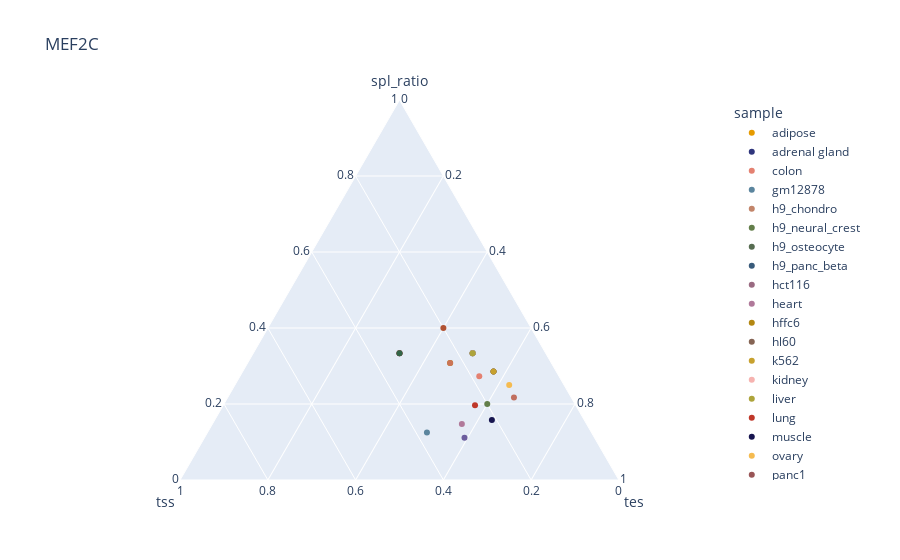

The notebook cell this image was saved under:
### Code cell
plot_gene_ternary(counts, 'MEF2C')

### Figure 1 — Plotly figure (JSON) as saved in the notebook; plotly's stock layout.template omitted (floating-point values rounded to 4 significant figures)
{"data": [{"a": [2], "b": [1], "c": [4], "hovertemplate": "<b>%{hovertext}</b><br><br>sample=adipose<br>spl_ratio=%{a}<br>tss=%{b}<br>tes=%{c}<extra></extra>", "hovertext": ["adipose"], "legendgroup": "adipose", "marker": {"color": "#e69b00", "symbol": "circle"}, "mode": "markers", "name": "adipose", "showlegend": true, "subplot": "ternary", "type": "scatterternary"}, {"a": [2], "b": [1], "c": [4], "hovertemplate": "<b>%{hovertext}</b><br><br>sample=adrenal gland<br>spl_ratio=%{a}<br>tss=%{b}<br>tes=%{c}<extra></extra>", "hovertext": ["adrenal gland"], "legendgroup": "adrenal gland", "marker": {"color": "#2f357c", "symbol": "circle"}, "mode": "markers", "name": "adrenal gland", "showlegend": true, "subplot": "ternary", "type": "scatterternary"}, {"a": [1.5], "b": [1], "c": [3], "hovertemplate": "<b>%{hovertext}</b><br><br>sample=colon<br>spl_ratio=%{a}<br>tss=%{b}<br>tes=%{c}<extra></extra>", "hovertext": ["colon"], "legendgroup": "colon", "marker": {"color": "#e48171", "symbol": "circle"}, "mode": "markers", "name": "colon", "showlegend": true, "subplot": "ternary", "type": "scatterternary"}, {"a": [2], "b": [6], "c": [8], "hovertemplate": "<b>%{hovertext}</b><br><br>sample=gm12878<br>spl_ratio=%{a}<br>tss=%{b}<br>tes=%{c}<extra></extra>", "hovertext": ["gm12878"], "legendgroup": "gm12878", "marker": {"color": "#5B859E", "symbol": "circle"}, "mode": "markers", "name": "gm12878", "showlegend": true, "subplot": "ternary", "type": "scatterternary"}, {"a": [2], "b": [1], "c": [3], "hovertemplate": "<b>%{hovertext}</b><br><br>sample=h9_chondro<br>spl_ratio=%{a}<br>tss=%{b}<br>tes=%{c}<extra></extra>", "hovertext": ["h9_chondro"], "legendgroup": "h9_chondro", "marker": {"color": "#C2856A", "symbol": "circle"}, "mode": "markers", "name": "h9_chondro", "showlegend": true, "subplot": "ternary", "type": "scatterternary"}, {"a": [2], "b": [2], "c": [6], "hovertemplate": "<b>%{hovertext}</b><br><br>sample=h9_neural_crest<br>spl_ratio=%{a}<br>tss=%{b}<br>tes=%{c}<extra></extra>", "hovertext": ["h9_neural_crest"], "legendgroup": "h9_neural_crest", "marker": {"color": "#637E4A", "symbol": "circle"}, "mode": "markers", "name": "h9_neural_crest", "showlegend": true, "subplot": "ternary", "type": "scatterternary"}, {"a": [2], "b": [1], "c": [3], "hovertemplate": "<b>%{hovertext}</b><br><br>sample=h9_osteocyte<br>spl_ratio=%{a}<br>tss=%{b}<br>tes=%{c}<extra></extra>", "hovertext": ["h9_osteocyte"], "legendgroup": "h9_osteocyte", "marker": {"color": "#566C51", "symbol": "circle"}, "mode": "markers", "name": "h9_osteocyte", "showlegend": true, "subplot": "ternary", "type": "scatterternary"}, {"a": [2], "b": [1], "c": [3], "hovertemplate": "<b>%{hovertext}</b><br><br>sample=h9_panc_beta<br>spl_ratio=%{a}<br>tss=%{b}<br>tes=%{c}<extra></extra>", "hovertext": ["h9_panc_beta"], "legendgroup": "h9_panc_beta", "marker": {"color": "#395B7B", "symbol": "circle"}, "mode": "markers", "name": "h9_panc_beta", "showlegend": true, "subplot": "ternary", "type": "scatterternary"}, {"a": [1], "b": [1], "c": [1], "hovertemplate": "<b>%{hovertext}</b><br><br>sample=hct116<br>spl_ratio=%{a}<br>tss=%{b}<br>tes=%{c}<extra></extra>", "hovertext": ["hct116"], "legendgroup": "hct116", "marker": {"color": "#9A6A81", "symbol": "circle"}, "mode": "markers", "name": "hct116", "showlegend": true, "subplot": "ternary", "type": "scatterternary"}, {"a": [1.556], "b": [3], "c": [6], "hovertemplate": "<b>%{hovertext}</b><br><br>sample=heart<br>spl_ratio=%{a}<br>tss=%{b}<br>tes=%{c}<extra></extra>", "hovertext": ["heart"], "legendgroup": "heart", "marker": {"color": "#b0799a", "symbol": "circle"}, "mode": "markers", "name": "heart", "showlegend": true, "subplot": "ternary", "type": "scatterternary"}, {"a": [1.333], "b": [1], "c": [2], "hovertemplate": "<b>%{hovertext}</b><br><br>sample=hffc6<br>spl_ratio=%{a}<br>tss=%{b}<br>tes=%{c}<extra></extra>", "hovertext": ["hffc6"], "legendgroup": "hffc6", "marker": {"color": "#B38711", "symbol": "circle"}, "mode": "markers", "name": "hffc6", "showlegend": true, "subplot": "ternary", "type": "scatterternary"}, {"a": [1], "b": [1], "c": [1], "hovertemplate": "<b>%{hovertext}</b><br><br>sample=hl60<br>spl_ratio=%{a}<br>tss=%{b}<br>tes=%{c}<extra></extra>", "hovertext": ["hl60"], "legendgroup": "hl60", "marker": {"color": "#856454", "symbol": "circle"}, "mode": "markers", "name": "hl60", "showlegend": true, "subplot": "ternary", "type": "scatterternary"}, {"a": [2], "b": [1], "c": [4], "hovertemplate": "<b>%{hovertext}</b><br><br>sample=k562<br>spl_ratio=%{a}<br>tss=%{b}<br>tes=%{c}<extra></extra>", "hovertext": ["k562"], "legendgroup": "k562", "marker": {"color": "#C7A12E", "symbol": "circle"}, "mode": "markers", "name": "k562", "showlegend": true, "subplot": "ternary", "type": "scatterternary"}, {"a": [2], "b": [1], "c": [3], "hovertemplate": "<b>%{hovertext}</b><br><br>sample=kidney<br>spl_ratio=%{a}<br>tss=%{b}<br>tes=%{c}<extra></extra>", "hovertext": ["kidney"], "legendgroup": "kidney", "marker": {"color": "#f6b3b0", "symbol": "circle"}, "mode": "markers", "name": "kidney", "showlegend": true, "subplot": "ternary", "type": "scatterternary"}, {"a": [2], "b": [1], "c": [3], "hovertemplate": "<b>%{hovertext}</b><br><br>sample=liver<br>spl_ratio=%{a}<br>tss=%{b}<br>tes=%{c}<extra></extra>", "hovertext": ["liver"], "legendgroup": "liver", "marker": {"color": "#ada43b", "symbol": "circle"}, "mode": "markers", "name": "liver", "showlegend": true, "subplot": "ternary", "type": "scatterternary"}, {"a": [1.714], "b": [2], "c": [5], "hovertemplate": "<b>%{hovertext}</b><br><br>sample=lung<br>spl_ratio=%{a}<br>tss=%{b}<br>tes=%{c}<extra></extra>", "hovertext": ["lung"], "legendgroup": "lung", "marker": {"color": "#bf3729", "symbol": "circle"}, "mode": "markers", "name": "lung", "showlegend": true, "subplot": "ternary", "type": "scatterternary"}, {"a": [1.5], "b": [2], "c": [6], "hovertemplate": "<b>%{hovertext}</b><br><br>sample=muscle<br>spl_ratio=%{a}<br>tss=%{b}<br>tes=%{c}<extra></extra>", "hovertext": ["muscle"], "legendgroup": "muscle", "marker": {"color": "#17154f", "symbol": "circle"}, "mode": "markers", "name": "muscle", "showlegend": true, "subplot": "ternary", "type": "scatterternary"}, {"a": [2], "b": [1], "c": [5], "hovertemplate": "<b>%{hovertext}</b><br><br>sample=ovary<br>spl_ratio=%{a}<br>tss=%{b}<br>tes=%{c}<extra></extra>", "hovertext": ["ovary"], "legendgroup": "ovary", "marker": {"color": "#f5bb50", "symbol": "circle"}, "mode": "markers", "name": "ovary", "showlegend": true, "subplot": "ternary", "type": "scatterternary"}, {"a": [1], "b": [1], "c": [1], "hovertemplate": "<b>%{hovertext}</b><br><br>sample=panc1<br>spl_ratio=%{a}<br>tss=%{b}<br>tes=%{c}<extra></extra>", "hovertext": ["panc1"], "legendgroup": "panc1", "marker": {"color": "#995556", "symbol": "circle"}, "mode": "markers", "name": "panc1", "showlegend": true, "subplot": "ternary", "type": "scatterternary"}, {"a": [2], "b": [1], "c": [2], "hovertemplate": "<b>%{hovertext}</b><br><br>sample=pc3<br>spl_ratio=%{a}<br>tss=%{b}<br>tes=%{c}<extra></extra>", "hovertext": ["pc3"], "legendgroup": "pc3", "marker": {"color": "#B15232", "symbol": "circle"}, "mode": "markers", "name": "pc3", "showlegend": true, "subplot": "ternary", "type": "scatterternary"}, {"a": [1.333], "b": [1], "c": [2], "hovertemplate": "<b>%{hovertext}</b><br><br>sample=pgp1_astro<br>spl_ratio=%{a}<br>tss=%{b}<br>tes=%{c}<extra></extra>", "hovertext": ["pgp1_astro"], "legendgroup": "pgp1_astro", "marker": {"color": "#CB7456", "symbol": "circle"}, "mode": "markers", "name": "pgp1_astro", "showlegend": true, "subplot": "ternary", "type": "scatterternary"}, {"a": [1.667], "b": [1], "c": [5], "hovertemplate": "<b>%{hovertext}</b><br><br>sample=pgp1_endo<br>spl_ratio=%{a}<br>tss=%{b}<br>tes=%{c}<extra></extra>", "hovertext": ["pgp1_endo"], "legendgroup": "pgp1_endo", "marker": {"color": "#C16F5F", "symbol": "circle"}, "mode": "markers", "name": "pgp1_endo", "showlegend": true, "subplot": "ternary", "type": "scatterternary"}, {"a": [1], "b": [1], "c": [1], "hovertemplate": "<b>%{hovertext}</b><br><br>sample=pgp1_excite_neuron<br>spl_ratio=%{a}<br>tss=%{b}<br>tes=%{c}<extra></extra>", "hovertext": ["pgp1_excite_neuron"], "legendgroup": "pgp1_excite_neuron", "marker": {"color": "#336547", "symbol": "circle"}, "mode": "markers", "name": "pgp1_excite_neuron", "showlegend": true, "subplot": "ternary", "type": "scatterternary"}, {"a": [1.5], "b": [4], "c": [8], "hovertemplate": "<b>%{hovertext}</b><br><br>sample=vessels<br>spl_ratio=%{a}<br>tss=%{b}<br>tes=%{c}<extra></extra>", "hovertext": ["vessels"], "legendgroup": "vessels", "marker": {"color": "#6c5d9e", "symbol": "circle"}, "mode": "markers", "name": "vessels", "showlegend": true, "subplot": "ternary", "type": "scatterternary"}], "layout": {"autosize": true, "legend": {"title": {"text": "sample"}, "tracegroupgap": 0}, "ternary": {"aaxis": {"title": {"text": "spl_ratio"}}, "baxis": {"title": {"text": "tss"}}, "caxis": {"title": {"text": "tes"}}, "domain": {"x": [0, 1], "y": [0, 1]}}, "title": {"text": "MEF2C"}}}
